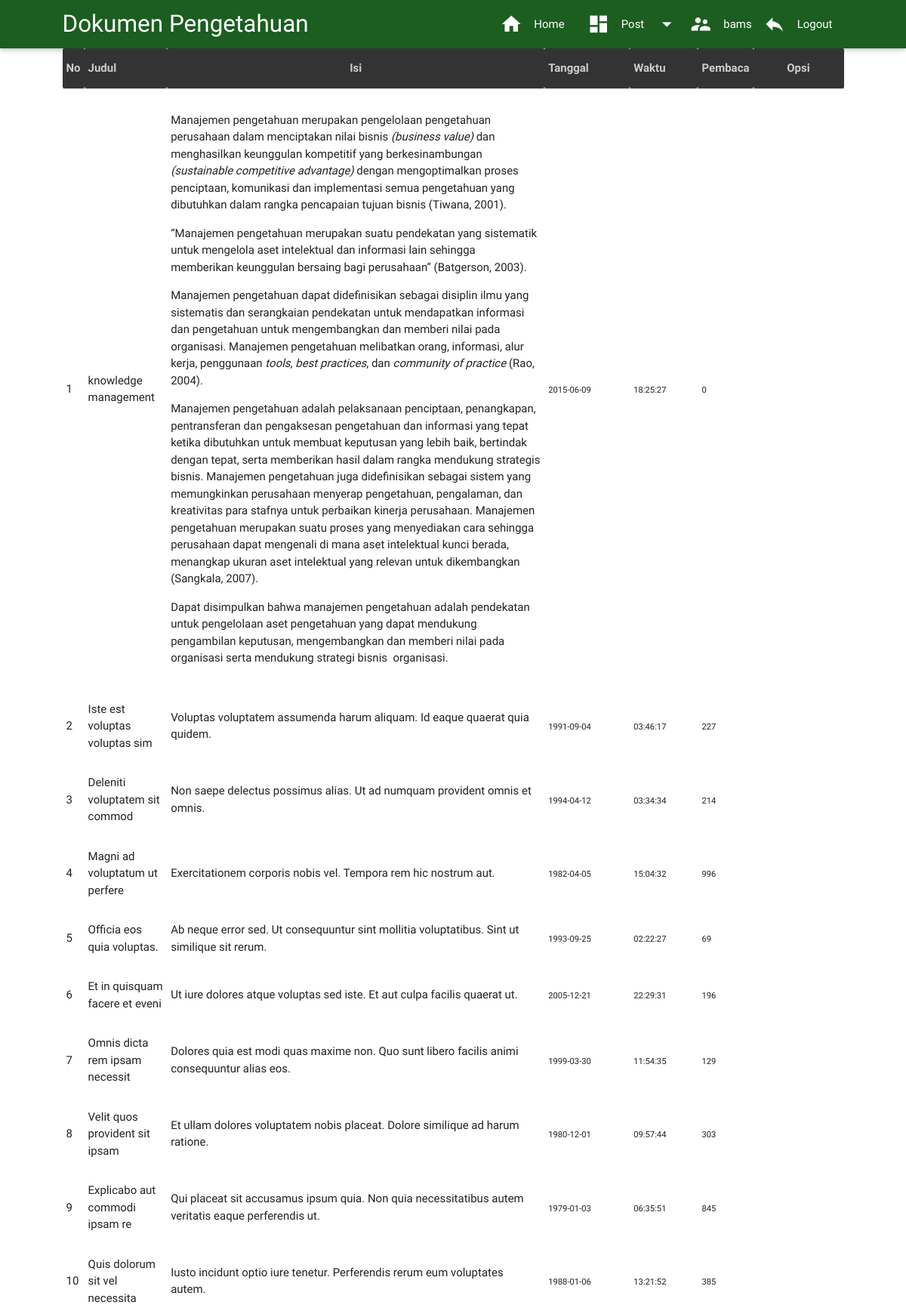
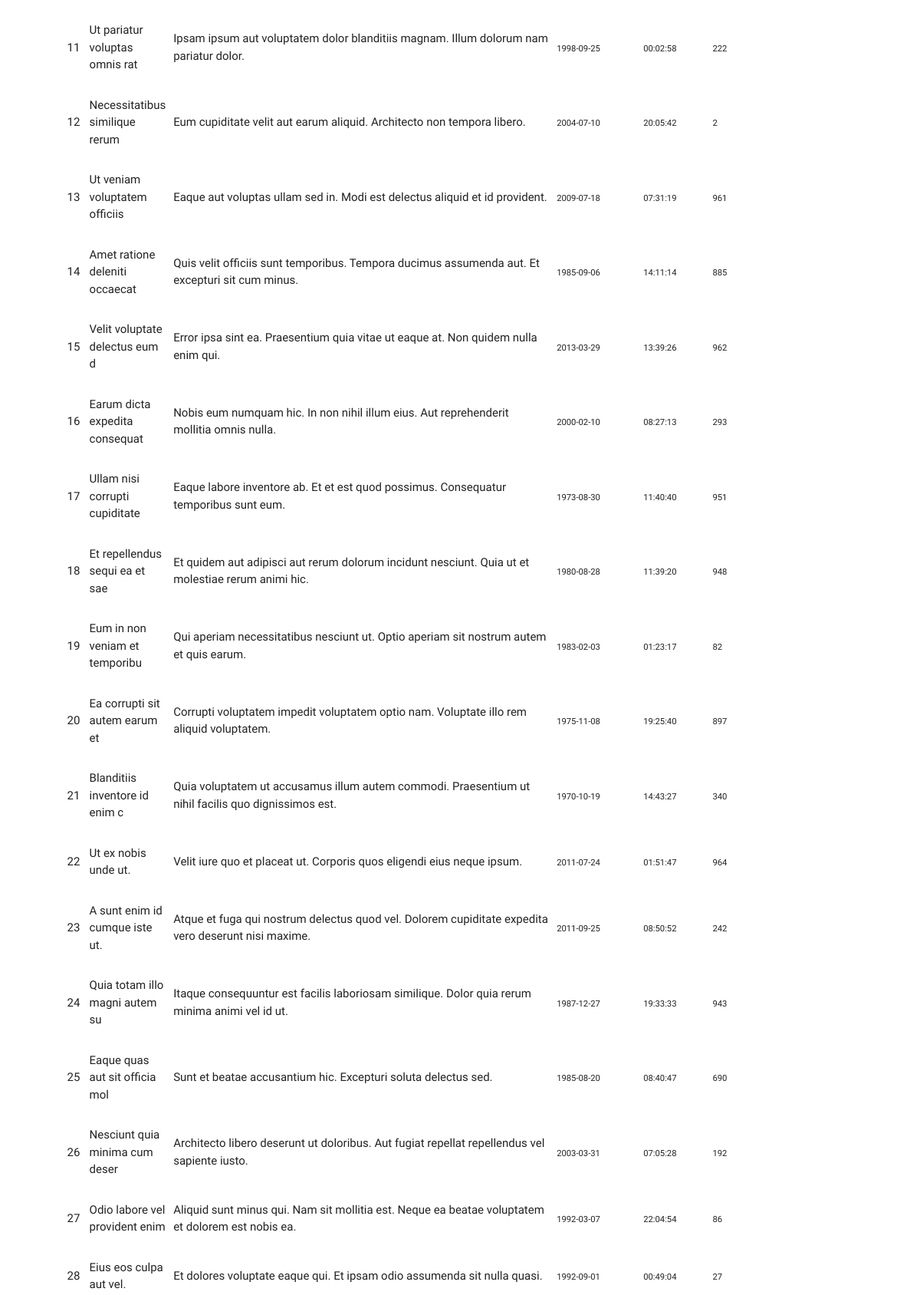
The page /pegawai/module/dokumen/textfull2.php (signed in, upper part) on the database its author committed (2 pictures, top to bottom).
### tables this page shows
CREATE TABLE IF NOT EXISTS `dokumen` (
  `id` int(5) NOT NULL,
  `judul` varchar(30) NOT NULL,
  `isi` text NOT NULL,
  `tanggal` date NOT NULL,
  `waktu` time NOT NULL,
  `baca` int(10) NOT NULL,
  `gambar` varchar(100) NOT NULL,
  `divisi` char(2) DEFAULT NULL
);

### pegawai/module/dokumen/textfull2.php (the view, shortened to what this page needs)
<?php
require "includes/header_artikel.php";
?>
<body>
		<div class="container">
			<div class="hero-unit">
				<table class="table table-striped" border="0">
				<thead>
				<tr>
					<th width="10" scope scope="col" bgcolor="#333333"><font color="#CCCCCC">No</th>
					<th width="100" scope scope="col" bgcolor="#333333"><font color="#CCCCCC">Judul</th>
                    <th width="500" scope scope="col" bgcolor="#333333"><font color="#CCCCCC"><center>Isi</th>
					<th scope scope="col" bgcolor="#333333"><font color="#CCCCCC">Tanggal</th>
					<th scope scope="col" bgcolor="#333333"><font color="#CCCCCC">Waktu</th>
					<th width="50" scope scope="col" bgcolor="#333333"><font color="#CCCCCC">Pembaca</th>
					<th width="120" scope scope="col" bgcolor="#333333"><font color="#CCCCCC"><center>Opsi</th>
				</thead>
	<?php
	$no = 1;
	$query2 = "SELECT * from dokumen ";
	$sql = mysql_query ($query2);
	while ($hasil = mysql_fetch_array ($sql)) {
			?>
				<tbody>
				<tr>
					<td align="center"><?php echo $no?></td>
					<td><?php echo $hasil['judul']?></td>
                    <td><?php echo $hasil['isi']?></td>
					<td align="center"><small><?php echo $hasil['tanggal']?></small></td>
					<td align="center"><small><?php echo $hasil['waktu']?></small></td>
					<td align="center"><small><?php echo $hasil['baca']?></small></td>
					<td align="center">&nbsp
				</tr>
				</tbody>
				<?php $no++; ?>
				<?php } ?>
				</table>
			</div>
		</div>
</body>

### pegawai/module/dokumen/includes/header_artikel.php (style rules this page uses)
body { display: flex; min-height: 100vh; flex-direction: column; }
.container { width:90% }

### rows shown on the page
dokumen: judul "knowledge management", isi "Manajemen pengetahuan merupakan pengelolaan pengetahuan perusahaan dalam menciptakan nilai bisnis (business value) dan menghasilkan keunggulan kompetitif yang berkesinambungan (sustainable competitive advantage) dengan mengoptimalkan proses penciptaan, komunikasi dan implementasi semua pengetahuan yang dibutuhkan dalam rangka pencapaian tujuan bisnis (Tiwana, 2001). “Manajemen pengetahuan merupakan suatu pendekatan yang sistematik untuk mengelola aset intelektual dan informasi lain sehingga memberikan keunggulan bersaing bagi perusahaan” (Batgerson, 2003). Manajemen pengetahuan dapat didefinisikan sebagai disiplin ilmu yang sistematis dan serangkaian pendekatan untuk mendapatkan informasi…", tanggal "2015-06-09", waktu "18:25:27", baca "0"
dokumen: judul "Iste est voluptas voluptas sim", isi "Voluptas voluptatem assumenda harum aliquam. Id eaque quaerat quia quidem.", tanggal "1991-09-04", waktu "03:46:17", baca "227"
dokumen: judul "Deleniti voluptatem sit commod", isi "Non saepe delectus possimus alias. Ut ad numquam provident omnis et omnis.", tanggal "1994-04-12", waktu "03:34:34", baca "214"
dokumen: judul "Magni ad voluptatum ut perfere", isi "Exercitationem corporis nobis vel. Tempora rem hic nostrum aut.", tanggal "1982-04-05", waktu "15:04:32", baca "996"
dokumen: judul "Officia eos quia voluptas.", isi "Ab neque error sed. Ut consequuntur sint mollitia voluptatibus. Sint ut similique sit rerum.", tanggal "1993-09-25", waktu "02:22:27", baca "69"
dokumen: judul "Et in quisquam facere et eveni", isi "Ut iure dolores atque voluptas sed iste. Et aut culpa facilis quaerat ut.", tanggal "2005-12-21", waktu "22:29:31", baca "196"
dokumen: judul "Omnis dicta rem ipsam necessit", isi "Dolores quia est modi quas maxime non. Quo sunt libero facilis animi consequuntur alias eos.", tanggal "1999-03-30", waktu "11:54:35", baca "129"
dokumen: judul "Velit quos provident sit ipsam", isi "Et ullam dolores voluptatem nobis placeat. Dolore similique ad harum ratione.", tanggal "1980-12-01", waktu "09:57:44", baca "303"
dokumen: judul "Explicabo aut commodi ipsam re", isi "Qui placeat sit accusamus ipsum quia. Non quia necessitatibus autem veritatis eaque perferendis ut.", tanggal "1979-01-03", waktu "06:35:51", baca "845"
dokumen: judul "Quis dolorum sit vel necessita", isi "Iusto incidunt optio iure tenetur. Perferendis rerum eum voluptates autem.", tanggal "1988-01-06", waktu "13:21:52", baca "385"
dokumen: judul "Ut pariatur voluptas omnis rat", isi "Ipsam ipsum aut voluptatem dolor blanditiis magnam. Illum dolorum nam pariatur dolor.", tanggal "1998-09-25", waktu "00:02:58", baca "222"
dokumen: judul "Necessitatibus similique rerum", isi "Eum cupiditate velit aut earum aliquid. Architecto non tempora libero.", tanggal "2004-07-10", waktu "20:05:42", baca "2"
dokumen: judul "Ut veniam voluptatem officiis", isi "Eaque aut voluptas ullam sed in. Modi est delectus aliquid et id provident.", tanggal "2009-07-18", waktu "07:31:19", baca "961"
dokumen: judul "Amet ratione deleniti occaecat", isi "Quis velit officiis sunt temporibus. Tempora ducimus assumenda aut. Et excepturi sit cum minus.", tanggal "1985-09-06", waktu "14:11:14", baca "885"
dokumen: judul "Velit voluptate delectus eum d", isi "Error ipsa sint ea. Praesentium quia vitae ut eaque at. Non quidem nulla enim qui.", tanggal "2013-03-29", waktu "13:39:26", baca "962"
dokumen: judul "Earum dicta expedita consequat", isi "Nobis eum numquam hic. In non nihil illum eius. Aut reprehenderit mollitia omnis nulla.", tanggal "2000-02-10", waktu "08:27:13", baca "293"
dokumen: judul "Ullam nisi corrupti cupiditate", isi "Eaque labore inventore ab. Et et est quod possimus. Consequatur temporibus sunt eum.", tanggal "1973-08-30", waktu "11:40:40", baca "951"
dokumen: judul "Et repellendus sequi ea et sae", isi "Et quidem aut adipisci aut rerum dolorum incidunt nesciunt. Quia ut et molestiae rerum animi hic.", tanggal "1980-08-28", waktu "11:39:20", baca "948"
dokumen: judul "Eum in non veniam et temporibu", isi "Qui aperiam necessitatibus nesciunt ut. Optio aperiam sit nostrum autem et quis earum.", tanggal "1983-02-03", waktu "01:23:17", baca "82"
dokumen: judul "Ea corrupti sit autem earum et", isi "Corrupti voluptatem impedit voluptatem optio nam. Voluptate illo rem aliquid voluptatem.", tanggal "1975-11-08", waktu "19:25:40", baca "897"
dokumen: judul "Blanditiis inventore id enim c", isi "Quia voluptatem ut accusamus illum autem commodi. Praesentium ut nihil facilis quo dignissimos est.", tanggal "1970-10-19", waktu "14:43:27", baca "340"
dokumen: judul "Ut ex nobis unde ut.", isi "Velit iure quo et placeat ut. Corporis quos eligendi eius neque ipsum.", tanggal "2011-07-24", waktu "01:51:47", baca "964"
dokumen: judul "A sunt enim id cumque iste ut.", isi "Atque et fuga qui nostrum delectus quod vel. Dolorem cupiditate expedita vero deserunt nisi maxime.", tanggal "2011-09-25", waktu "08:50:52", baca "242"
dokumen: judul "Quia totam illo magni autem su", isi "Itaque consequuntur est facilis laboriosam similique. Dolor quia rerum minima animi vel id ut.", tanggal "1987-12-27", waktu "19:33:33", baca "943"
dokumen: judul "Eaque quas aut sit officia mol", isi "Sunt et beatae accusantium hic. Excepturi soluta delectus sed.", tanggal "1985-08-20", waktu "08:40:47", baca "690"
dokumen: judul "Nesciunt quia minima cum deser", isi "Architecto libero deserunt ut doloribus. Aut fugiat repellat repellendus vel sapiente iusto.", tanggal "2003-03-31", waktu "07:05:28", baca "192"
dokumen: judul "Odio labore vel provident enim", isi "Aliquid sunt minus qui. Nam sit mollitia est. Neque ea beatae voluptatem et dolorem est nobis ea.", tanggal "1992-03-07", waktu "22:04:54", baca "86"
dokumen: judul "Eius eos culpa aut vel.", isi "Et dolores voluptate eaque qui. Et ipsam odio assumenda sit nulla quasi.", tanggal "1992-09-01", waktu "00:49:04", baca "27"

### other values the page prints
$_SESSION['nama_lengkap'] "bams"
